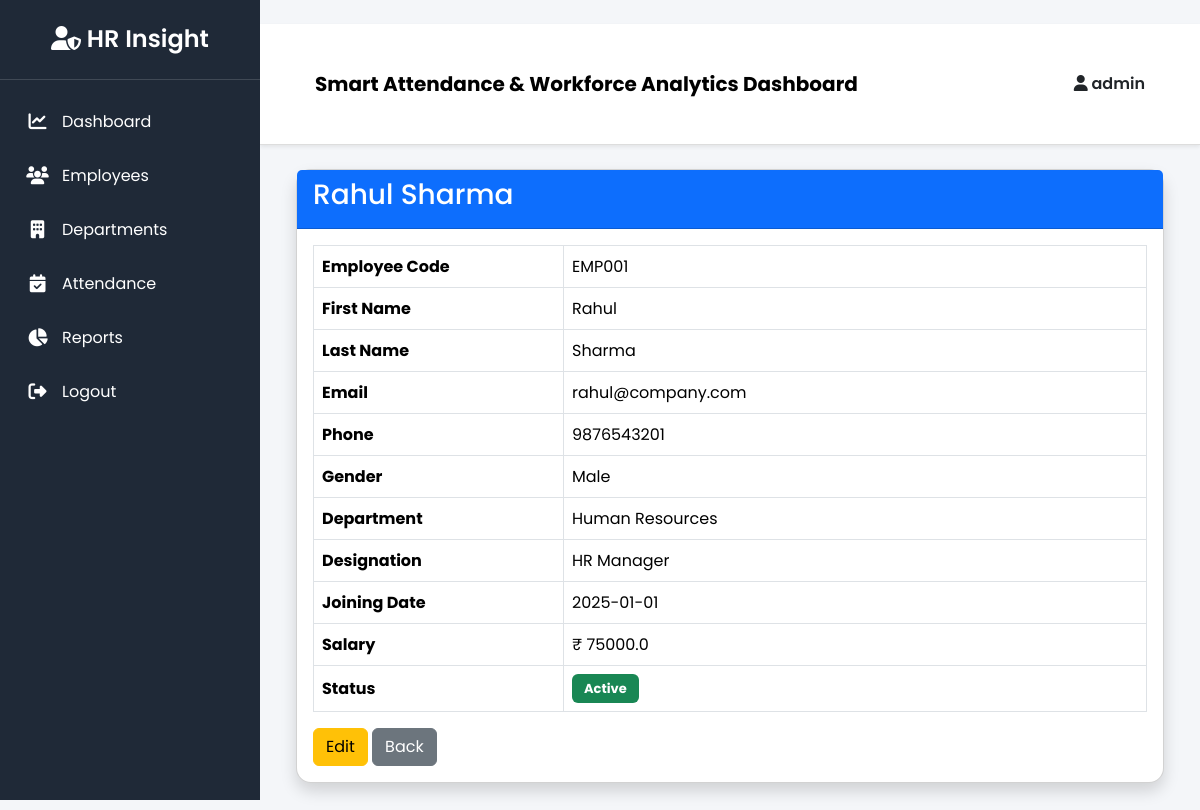
/employees/view/1 (signed in), run on the app's committed database.
### app/models/user.py (models this page shows, shortened)
class User(UserMixin, db.Model):
    __tablename__ = "users"
    id = db.Column(db.Integer, primary_key=True)
    username = db.Column(db.String(100), nullable=False)
    email = db.Column(db.String(120), unique=True, nullable=False)
    password_hash = db.Column(db.String(255), nullable=False)
    is_active = db.Column(db.Boolean, default=True)

### app/models/employee.py (models this page shows, shortened)
class Employee(db.Model):
    __tablename__ = "employees"
    id = db.Column(db.Integer, primary_key=True)
    employee_code = db.Column(
        db.String(20),
        unique=True,
        nullable=False
    )
    first_name = db.Column(
        db.String(100),
        nullable=False
    )
    last_name = db.Column(
        db.String(100),
        nullable=False
    )
    email = db.Column(
        db.String(120),
        unique=True,
        nullable=False
    )
    phone = db.Column(
        db.String(20)
    )
    gender = db.Column(
        db.String(20)
    )
    date_of_birth = db.Column(
        db.Date
    )
    joining_date = db.Column(
        db.Date,
        default=date.today
    )
    designation = db.Column(
        db.String(100),
        nullable=False
    )
    salary = db.Column(
        db.Float,
        default=0
    )
    address = db.Column(
        db.Text
    )
    status = db.Column(
        db.String(20),
        default="Active"
    )
    shift = db.Column(
        db.String(50),
        default="General Shift (09:00–18:00)"
    )
    department_id = db.Column(
        db.Integer,
        db.ForeignKey("departments.id"),
        nullable=False
    )
    department = db.relationship(
        "Department",
        back_populates="employees"
    )
    attendance = db.relationship(
        "Attendance",
        back_populates="employee",
        cascade="all, delete-orphan",
        lazy=True
    )
    leave_requests = db.relationship(
    "Leave",
    back_populates="employee",
    cascade="all, delete-orphan",
    lazy=True
    )

### app/models/department.py (models this page shows, shortened)
class Department(db.Model):
    __tablename__ = "departments"
    id = db.Column(db.Integer, primary_key=True)
    department_name = db.Column(
        db.String(100),
        unique=True,
        nullable=False
    )
    department_code = db.Column(
        db.String(20),
        unique=True,
        nullable=False
    )
    description = db.Column(db.Text)
    employees = db.relationship(
        "Employee",
        back_populates="department",
        cascade="all, delete-orphan",
        lazy=True
    )

### app/employees/routes.py (the view)
@employees_bp.route("/view/<int:id>")
@login_required
def view_employee(id):
    employee = Employee.query.get_or_404(id)
    return render_template(
        "employees/view.html",
        employee=employee
    )

### app/__init__.py (called while the page is built)
@login_manager.user_loader
def load_user(user_id):
    from app.models.user import User
    return User.query.get(int(user_id))

### app/templates/employees/view.html (shortened to what this page needs)
{% extends "layouts/base.html" %}
{% block content %}
<div class="container">
    <div class="card shadow">
        <div class="card-header bg-primary text-white">
            <h3>
                {{ employee.first_name }}
                {{ employee.last_name }}
            </h3>
        </div>
        <div class="card-body">
            <table class="table table-bordered">
                <tr>
                    <th width="250">Employee Code</th>
                    <td>{{ employee.employee_code }}</td>
                </tr>
                <tr>
                    <th>First Name</th>
                    <td>{{ employee.first_name }}</td>
                </tr>
                <tr>
                    <th>Last Name</th>
                    <td>{{ employee.last_name }}</td>
                </tr>
                <tr>
                    <th>Email</th>
                    <td>{{ employee.email }}</td>
                </tr>
                <tr>
                    <th>Phone</th>
                    <td>{{ employee.phone }}</td>
                </tr>
                <tr>
                    <th>Gender</th>
                    <td>{{ employee.gender }}</td>
                </tr>
                <tr>
                    <th>Department</th>
                    <td>{{ employee.department.department_name }}</td>
                </tr>
                <tr>
                    <th>Designation</th>
                    <td>{{ employee.designation }}</td>
                </tr>
                <tr>
                    <th>Joining Date</th>
                    <td>{{ employee.joining_date }}</td>
                </tr>
                <tr>
                    <th>Salary</th>
                    <td>₹ {{ employee.salary }}</td>
                </tr>
                <tr>
                    <th>Status</th>
                    <td>
                        {% if employee.status=="Active" %}
                        <span class="badge bg-success">
                            Active
                        </span>
                        {% else %}
                        <span class="badge bg-danger">
                            Inactive
                        </span>
                        {% endif %}
                    </td>
                </tr>
            </table>
            <a href="{{ url_for('employees.edit_employee', id=employee.id) }}"
               class="btn btn-warning">
                Edit
            </a>
            <a href="{{ url_for('employees.index') }}"
               class="btn btn-secondary">
                Back
            </a>
        </div>
    </div>
</div>
{% endblock %}

### app/templates/layouts/base.html (shortened to what this page needs)
<!DOCTYPE html>
<html lang="en">
<head>
    <link href="https://cdn.jsdelivr.net/npm/bootstrap@5.3.3/dist/css/bootstrap.min.css" rel="stylesheet">
    <link href="https://cdnjs.cloudflare.com/ajax/libs/font-awesome/6.7.2/css/all.min.css" rel="stylesheet">
    <link rel="stylesheet" href="{{ url_for('static', filename='css/style.css') }}">
</head>
<body>
<div class="wrapper">
    <aside class="sidebar">
        <div class="sidebar-header">
            <h3>
                <i class="fa-solid fa-user-shield"></i>
                HR Insight
            </h3>
        </div>
        <ul class="sidebar-menu">
            <li>
                <a href="{{ url_for('dashboard.dashboard') }}">
                    <i class="fa-solid fa-chart-line"></i>
                    Dashboard
                </a>
            </li>
            <li>
                <a href="{{ url_for('employees.index') }}">
                    <i class="fa-solid fa-users"></i>
                    Employees
                </a>
            </li>
            <li>
                <a href="{{ url_for('departments.index') }}">
                    <i class="fa-solid fa-building"></i>
                    Departments
                </a>
            </li>
            <li>
                <a href="{{ url_for('attendance.index') }}">
                    <i class="fa-solid fa-calendar-check"></i>
                    Attendance
                </a>
            </li>
            <li>
                <a href="{{ url_for('reports.index') }}">
                    <i class="fa-solid fa-chart-pie"></i>
                     Reports
                    </a>
            </li>
            <li>
                <a href="{{ url_for('auth.logout') }}">
                    <i class="fa-solid fa-right-from-bracket"></i>
                    Logout
                </a>
            </li>
        </ul>
    </aside>
    <main class="main">
        <nav class="navbar navbar-expand-lg bg-white shadow-sm">
            <div class="container-fluid">
                <span class="navbar-brand fw-bold">
                    Smart Attendance & Workforce Analytics Dashboard
                </span>
                <div class="ms-auto">
                    {% if current_user.is_authenticated %}
                        <span class="fw-semibold">
                            <i class="fa-solid fa-user"></i>
                            {{ current_user.username }}
                        </span>
                    {% endif %}
                </div>
            </div>
        </nav>
        <div class="container-fluid p-4">
            {% block content %}
            {% endblock %}
        </div>
    </main>
</div>
</body>
</html>

### app/static/css/style.css (style rules this page uses)
* { margin:0; padding:0; box-sizing:border-box; font-family:'Poppins',sans-serif; }
html, body { height:100%; background:#f4f6f9; }
.wrapper { display:flex; width:100%; min-height:100vh; }
.sidebar { position:fixed; top:0; left:0; width:260px; height:100vh; background:#1f2937; color:#fff; overflow-y:auto; z-index:1000; }
.sidebar-header { padding:25px; text-align:center; border-bottom:1px solid rgba(255,255,255,.15); }
.sidebar-header h3 { margin:0; font-size:24px; font-weight:600; }
.sidebar-menu { list-style:none; margin:0; padding:15px 0; }
.sidebar-menu li { width:100%; }
.sidebar-menu li a { display:flex; align-items:center; gap:12px; padding:15px 25px; color:#ffffff; text-decoration:none; transition:.3s; }
.sidebar-menu i { width:25px; text-align:center; font-size:18px; }
.main { margin-left:260px; width:calc(100% - 260px); min-height:100vh; display:flex; flex-direction:column; }
.navbar { background:#fff; padding:15px 30px; border-bottom:1px solid #ddd; }
.container-fluid { padding:25px; }
.card { border-radius:15px; transition:0.3s; }
.table th { vertical-align:middle; }
.badge { padding:8px 12px; font-size:13px; }

### data on the page
User: username "admin"
Employee: first_name "Rahul", last_name "Sharma", employee_code "EMP001", email "rahul@company.com", phone "9876543201", gender "Male", designation "HR Manager", joining_date "2025-01-01", salary "75000.0"
Department: department.department_name "Human Resources"
